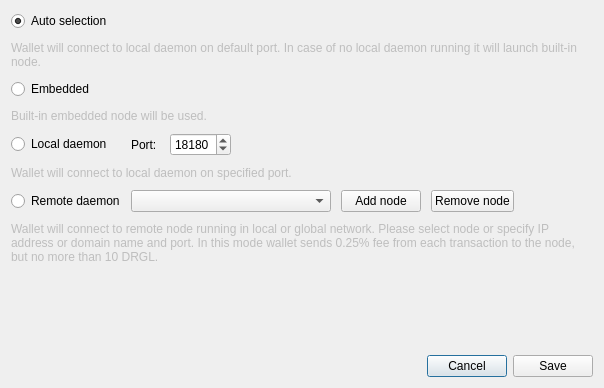
<?xml version="1.0" encoding="UTF-8"?>
<ui version="4.0">
 <class>ConnectionSettingsDialog</class>
 <widget class="QDialog" name="ConnectionSettingsDialog">
  <property name="windowModality">
   <enum>Qt::ApplicationModal</enum>
  </property>
  <property name="geometry">
   <rect>
    <x>0</x>
    <y>0</y>
    <width>604</width>
    <height>388</height>
   </rect>
  </property>
  <property name="windowTitle">
   <string>Connection settings</string>
  </property>
  <layout class="QGridLayout" name="gridLayout_2">
   <item row="2" column="0">
    <layout class="QHBoxLayout" name="horizontalLayout">
     <item>
      <spacer name="horizontalSpacer">
       <property name="orientation">
        <enum>Qt::Horizontal</enum>
       </property>
       <property name="sizeHint" stdset="0">
        <size>
         <width>40</width>
         <height>20</height>
        </size>
       </property>
      </spacer>
     </item>
     <item>
      <widget class="QPushButton" name="connectionCancelButton">
       <property name="text">
        <string>Cancel</string>
       </property>
      </widget>
     </item>
     <item>
      <widget class="QPushButton" name="connectionSaveButton">
       <property name="text">
        <string>Save</string>
       </property>
      </widget>
     </item>
    </layout>
   </item>
   <item row="0" column="0">
    <layout class="QGridLayout" name="gridLayout">
     <property name="sizeConstraint">
      <enum>QLayout::SetMaximumSize</enum>
     </property>
     <property name="verticalSpacing">
      <number>10</number>
     </property>
     <item row="0" column="0">
      <widget class="QRadioButton" name="radioButton_1">
       <property name="enabled">
        <bool>true</bool>
       </property>
       <property name="text">
        <string>Auto selection</string>
       </property>
       <property name="checked">
        <bool>true</bool>
       </property>
      </widget>
     </item>
     <item row="1" column="0" colspan="2">
      <widget class="QLabel" name="label">
       <property name="enabled">
        <bool>false</bool>
       </property>
       <property name="text">
        <string>Wallet will connect to local daemon on default port. In case of no local daemon running it will launch built-in node.</string>
       </property>
       <property name="wordWrap">
        <bool>true</bool>
       </property>
      </widget>
     </item>
     <item row="2" column="0">
      <widget class="QRadioButton" name="radioButton_2">
       <property name="text">
        <string>Embedded</string>
       </property>
      </widget>
     </item>
     <item row="3" column="0" colspan="2">
      <widget class="QLabel" name="label_2">
       <property name="enabled">
        <bool>false</bool>
       </property>
       <property name="text">
        <string>Built-in embedded node will be used.</string>
       </property>
       <property name="wordWrap">
        <bool>true</bool>
       </property>
      </widget>
     </item>
     <item row="4" column="0">
      <widget class="QRadioButton" name="radioButton_3">
       <property name="text">
        <string>Local daemon</string>
       </property>
      </widget>
     </item>
     <item row="4" column="1">
      <layout class="QHBoxLayout" name="horizontalLayout_2">
       <property name="spacing">
        <number>10</number>
       </property>
       <item>
        <widget class="QLabel" name="label_3">
         <property name="text">
          <string>Port: </string>
         </property>
        </widget>
       </item>
       <item>
        <widget class="QSpinBox" name="m_localDaemonPort">
         <property name="minimum">
          <number>0</number>
         </property>
         <property name="maximum">
          <number>65535</number>
         </property>
         <property name="value">
          <number>18180</number>
         </property>
         <property name="displayIntegerBase" stdset="0">
          <number>10</number>
         </property>
        </widget>
       </item>
       <item>
        <spacer name="horizontalSpacer_2">
         <property name="orientation">
          <enum>Qt::Horizontal</enum>
         </property>
         <property name="sizeHint" stdset="0">
          <size>
           <width>40</width>
           <height>20</height>
          </size>
         </property>
        </spacer>
       </item>
      </layout>
     </item>
     <item row="5" column="0" colspan="2">
      <widget class="QLabel" name="label_4">
       <property name="enabled">
        <bool>false</bool>
       </property>
       <property name="text">
        <string>Wallet will connect to local daemon on specified port.</string>
       </property>
       <property name="wordWrap">
        <bool>true</bool>
       </property>
      </widget>
     </item>
     <item row="6" column="0">
      <widget class="QRadioButton" name="radioButton_4">
       <property name="text">
        <string>Remote daemon</string>
       </property>
      </widget>
     </item>
     <item row="6" column="1">
      <layout class="QHBoxLayout" name="horizontalLayout_3">
       <property name="spacing">
        <number>10</number>
       </property>
       <item>
        <widget class="QComboBox" name="remoteNodesComboBox">
         <property name="minimumSize">
          <size>
           <width>200</width>
           <height>0</height>
          </size>
         </property>
         <property name="editable">
          <bool>false</bool>
         </property>
         <property name="insertPolicy">
          <enum>QComboBox::InsertAtTop</enum>
         </property>
        </widget>
       </item>
       <item>
        <widget class="QPushButton" name="addNodeButton">
         <property name="text">
          <string>Add node</string>
         </property>
         <property name="icon">
          <iconset resource="../../resources.qrc">
           <normaloff>:/icons/add</normaloff>:/icons/add</iconset>
         </property>
        </widget>
       </item>
       <item>
        <widget class="QPushButton" name="removeNodeButton">
         <property name="text">
          <string>Remove node</string>
         </property>
         <property name="icon">
          <iconset resource="../../resources.qrc">
           <normaloff>:/icons/remove</normaloff>:/icons/remove</iconset>
         </property>
        </widget>
       </item>
       <item>
        <spacer name="horizontalSpacer_3">
         <property name="orientation">
          <enum>Qt::Horizontal</enum>
         </property>
         <property name="sizeHint" stdset="0">
          <size>
           <width>40</width>
           <height>20</height>
          </size>
         </property>
        </spacer>
       </item>
      </layout>
     </item>
     <item row="7" column="0" colspan="2">
      <widget class="QLabel" name="label_5">
       <property name="enabled">
        <bool>false</bool>
       </property>
       <property name="sizePolicy">
        <sizepolicy hsizetype="Preferred" vsizetype="MinimumExpanding">
         <horstretch>0</horstretch>
         <verstretch>0</verstretch>
        </sizepolicy>
       </property>
       <property name="minimumSize">
        <size>
         <width>0</width>
         <height>40</height>
        </size>
       </property>
       <property name="text">
        <string>Wallet will connect to remote node running in local or global network. Please select node or specify IP address or domain name and port. In this mode wallet sends 0.25% fee from each transaction to the node, but no more than 10 DRGL.</string>
       </property>
       <property name="wordWrap">
        <bool>true</bool>
       </property>
      </widget>
     </item>
    </layout>
   </item>
   <item row="1" column="0">
    <spacer name="verticalSpacer">
     <property name="orientation">
      <enum>Qt::Vertical</enum>
     </property>
     <property name="sizeHint" stdset="0">
      <size>
       <width>20</width>
       <height>40</height>
      </size>
     </property>
    </spacer>
   </item>
  </layout>
 </widget>
 <resources>
  <include location="../../resources.qrc"/>
 </resources>
 <connections>
  <connection>
   <sender>connectionCancelButton</sender>
   <signal>clicked()</signal>
   <receiver>ConnectionSettingsDialog</receiver>
   <slot>reject()</slot>
   <hints>
    <hint type="sourcelabel">
     <x>549</x>
     <y>259</y>
    </hint>
    <hint type="destinationlabel">
     <x>338</x>
     <y>140</y>
    </hint>
   </hints>
  </connection>
  <connection>
   <sender>connectionSaveButton</sender>
   <signal>clicked()</signal>
   <receiver>ConnectionSettingsDialog</receiver>
   <slot>accept()</slot>
   <hints>
    <hint type="sourcelabel">
     <x>630</x>
     <y>259</y>
    </hint>
    <hint type="destinationlabel">
     <x>338</x>
     <y>140</y>
    </hint>
   </hints>
  </connection>
  <connection>
   <sender>addNodeButton</sender>
   <signal>clicked()</signal>
   <receiver>ConnectionSettingsDialog</receiver>
   <slot>addNodeClicked()</slot>
   <hints>
    <hint type="sourcelabel">
     <x>361</x>
     <y>153</y>
    </hint>
    <hint type="destinationlabel">
     <x>290</x>
     <y>135</y>
    </hint>
   </hints>
  </connection>
  <connection>
   <sender>removeNodeButton</sender>
   <signal>clicked()</signal>
   <receiver>ConnectionSettingsDialog</receiver>
   <slot>removeNodeClicked()</slot>
   <hints>
    <hint type="sourcelabel">
     <x>459</x>
     <y>177</y>
    </hint>
    <hint type="destinationlabel">
     <x>299</x>
     <y>193</y>
    </hint>
   </hints>
  </connection>
 </connections>
</ui>
